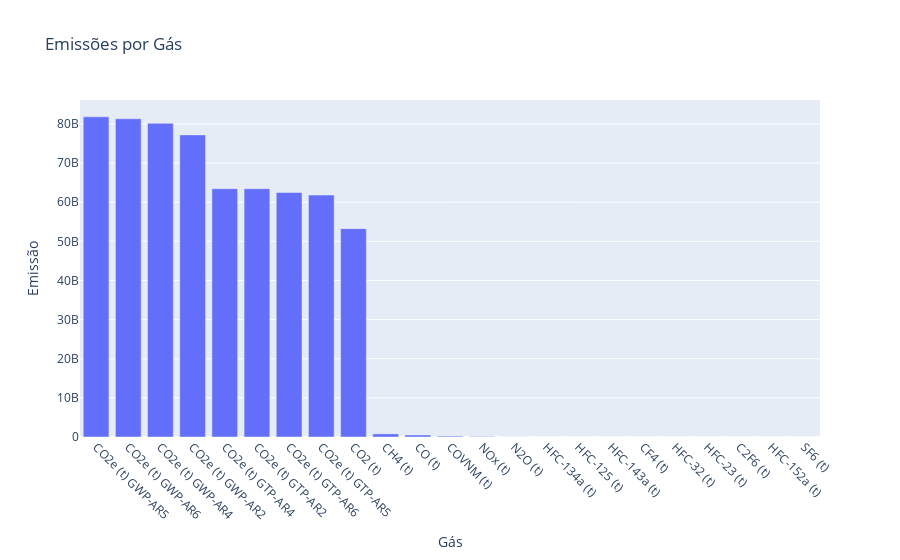

The cell this chart's notebook holds for it:
### Markdown cell above
Os valores estão com uma legibilidade difícil, pois estão em notação científica.

Vamos gerar um gráfico para a melhor visualização.

### Code cell
import plotly.express as px

# Trazendo Gás do índice para uma coluna, para que o plotly entenda:
if emissao_por_gas.index.name == "Gás":
    emissao_por_gas = emissao_por_gas.reset_index()

fig = px.bar(
    emissao_por_gas,
    x="Gás",
    y="Emissão",
    title="Emissões por Gás",
)

# (opcional) Melhorarando a leitura
fig.update_xaxes(tickangle=45)
fig.show()

### Figure 1 — Plotly figure (JSON) as saved in the notebook; plotly's stock layout.template omitted (floating-point values rounded to 4 significant figures)
{"data": [{"alignmentgroup": "True", "hovertemplate": "Gás=%{x}<br>Emissão=%{y}<extra></extra>", "legendgroup": "", "marker": {"color": "#636efa", "pattern": {"shape": ""}}, "name": "", "offsetgroup": "", "orientation": "v", "showlegend": false, "textposition": "auto", "type": "bar", "x": ["CO2e (t) GWP-AR5", "CO2e (t) GWP-AR6", "CO2e (t) GWP-AR4", "CO2e (t) GWP-AR2", "CO2e (t) GTP-AR4", "CO2e (t) GTP-AR2", "CO2e (t) GTP-AR6", "CO2e (t) GTP-AR5", "CO2 (t)", "CH4 (t)", "CO (t)", "COVNM (t)", "NOx (t)", "N2O (t)", "HFC-134a (t)", "HFC-125 (t)", "HFC-143a (t)", "CF4 (t)", "HFC-32 (t)", "HFC-23 (t)", "C2F6 (t)", "HFC-152a (t)", "SF6 (t)"], "xaxis": "x", "y": [81810000000.0, 81320000000.0, 80160000000.0, 77210000000.0, 63450000000.0, 63450000000.0, 62480000000.0, 61820000000.0, 53250000000.0, 794900000.0, 511200000.0, 224200000.0, 99760000.0, 22400000.0, 139500.0, 9796.0, 9039.0, 7135.0, 2368.0, 1198.0, 576.5, 570.6, 470.6], "yaxis": "y"}], "layout": {"barmode": "relative", "legend": {"tracegroupgap": 0}, "title": {"text": "Emissões por Gás"}, "xaxis": {"anchor": "y", "domain": [0, 1], "tickangle": 45, "title": {"text": "Gás"}}, "yaxis": {"anchor": "x", "domain": [0, 1], "title": {"text": "Emissão"}}}}
